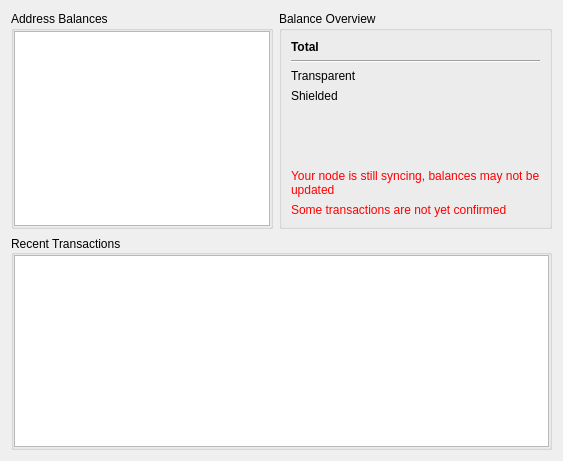
      <widget class="QWidget" name="tab">
       <attribute name="title">
        <string>Overview</string>
       </attribute>
       <layout class="QGridLayout" name="gridLayout_2">
        <item row="0" column="0">
         <layout class="QHBoxLayout" name="horizontalLayout_5">
          <item>
           <widget class="QGroupBox" name="groupBox_2">
            <property name="sizePolicy">
             <sizepolicy hsizetype="Expanding" vsizetype="Preferred">
              <horstretch>0</horstretch>
              <verstretch>0</verstretch>
             </sizepolicy>
            </property>
            <property name="title">
             <string>Address Balances</string>
            </property>
            <layout class="QHBoxLayout" name="horizontalLayout_4">
             <property name="spacing">
              <number>6</number>
             </property>
             <property name="leftMargin">
              <number>0</number>
             </property>
             <property name="topMargin">
              <number>0</number>
             </property>
             <property name="rightMargin">
              <number>0</number>
             </property>
             <property name="bottomMargin">
              <number>0</number>
             </property>
             <item>
              <widget class="QTableView" name="balancesTable">
               <property name="selectionMode">
                <enum>QAbstractItemView::SingleSelection</enum>
               </property>
               <property name="selectionBehavior">
                <enum>QAbstractItemView::SelectRows</enum>
               </property>
               <property name="cornerButtonEnabled">
                <bool>false</bool>
               </property>
               <attribute name="horizontalHeaderShowSortIndicator" stdset="0">
                <bool>false</bool>
               </attribute>
               <attribute name="horizontalHeaderStretchLastSection">
                <bool>true</bool>
               </attribute>
               <attribute name="verticalHeaderVisible">
                <bool>false</bool>
               </attribute>
              </widget>
             </item>
            </layout>
           </widget>
          </item>
         </layout>
        </item>
        <item row="0" column="1">
         <widget class="QGroupBox" name="groupBox">
          <property name="minimumSize">
           <size>
            <width>250</width>
            <height>0</height>
           </size>
          </property>
          <property name="title">
           <string>Balance Overview</string>
          </property>
          <property name="flat">
           <bool>false</bool>
          </property>
          <layout class="QGridLayout" name="gridLayout">
           <item row="0" column="0">
            <layout class="QVBoxLayout" name="verticalLayout">
             <item>
              <layout class="QHBoxLayout" name="horizontalLayout_3">
               <item>
                <widget class="QLabel" name="label_3">
                 <property name="sizePolicy">
                  <sizepolicy hsizetype="Minimum" vsizetype="Preferred">
                   <horstretch>0</horstretch>
                   <verstretch>0</verstretch>
                  </sizepolicy>
                 </property>
                 <property name="font">
                  <font>
                   <weight>75</weight>
                   <bold>true</bold>
                  </font>
                 </property>
                 <property name="text">
                  <string>Total</string>
                 </property>
                </widget>
               </item>
               <item>
                <widget class="QLabel" name="balTotal">
                 <property name="font">
                  <font>
                   <weight>75</weight>
                   <bold>true</bold>
                  </font>
                 </property>
                 <property name="text">
                  <string/>
                 </property>
                 <property name="alignment">
                  <set>Qt::AlignRight|Qt::AlignTrailing|Qt::AlignVCenter</set>
                 </property>
                </widget>
               </item>
              </layout>
             </item>
             <item>
              <widget class="Line" name="line">
               <property name="orientation">
                <enum>Qt::Horizontal</enum>
               </property>
              </widget>
             </item>
             <item>
              <layout class="QHBoxLayout" name="horizontalLayout_2">
               <item>
                <widget class="QLabel" name="label_2">
                 <property name="sizePolicy">
                  <sizepolicy hsizetype="Minimum" vsizetype="Preferred">
                   <horstretch>0</horstretch>
                   <verstretch>0</verstretch>
                  </sizepolicy>
                 </property>
                 <property name="text">
                  <string>Transparent</string>
                 </property>
                </widget>
               </item>
               <item>
                <widget class="QLabel" name="balTransparent">
                 <property name="text">
                  <string/>
                 </property>
                 <property name="alignment">
                  <set>Qt::AlignRight|Qt::AlignTrailing|Qt::AlignVCenter</set>
                 </property>
                </widget>
               </item>
              </layout>
             </item>
             <item>
              <layout class="QHBoxLayout" name="horizontalLayout">
               <item>
                <widget class="QLabel" name="label">
                 <property name="sizePolicy">
                  <sizepolicy hsizetype="Minimum" vsizetype="Preferred">
                   <horstretch>0</horstretch>
                   <verstretch>0</verstretch>
                  </sizepolicy>
                 </property>
                 <property name="text">
                  <string>Shielded</string>
                 </property>
                </widget>
               </item>
               <item>
                <widget class="QLabel" name="balSheilded">
                 <property name="text">
                  <string/>
                 </property>
                 <property name="alignment">
                  <set>Qt::AlignRight|Qt::AlignTrailing|Qt::AlignVCenter</set>
                 </property>
                </widget>
               </item>
              </layout>
             </item>
             <item>
              <layout class="QHBoxLayout" name="horizontalLayout_99">
               <item>
                <widget class="QLabel" name="label_99">
                 <property name="sizePolicy">
                  <sizepolicy hsizetype="Minimum" vsizetype="Preferred">
                   <horstretch>0</horstretch>
                   <verstretch>0</verstretch>
                  </sizepolicy>
                 </property>
                 <property name="font">
                  <font>
                   <weight>75</weight>
                   <bold>true</bold>
                  </font>
                 </property>
                 <property name="text">
                  <string/>
                 </property>
                </widget>
               </item>
               <item>
                <widget class="QLabel" name="balUSDTotal">
                 <property name="font">
                  <font>
                   <weight>75</weight>
                   <bold>true</bold>
                  </font>
                 </property>
                 <property name="text">
                  <string/>
                 </property>
                 <property name="alignment">
                  <set>Qt::AlignRight|Qt::AlignTrailing|Qt::AlignVCenter</set>
                 </property>
                </widget>
               </item>
              </layout>
             </item>
             <item>
              <spacer name="verticalSpacer">
               <property name="orientation">
                <enum>Qt::Vertical</enum>
               </property>
               <property name="sizeHint" stdset="0">
                <size>
                 <width>20</width>
                 <height>40</height>
                </size>
               </property>
              </spacer>
             </item>
             <item>
              <widget class="QLabel" name="lblSyncWarning">
               <property name="styleSheet">
                <string notr="true">color:red;</string>
               </property>
               <property name="text">
                <string>Your node is still syncing, balances may not be updated</string>
               </property>
               <property name="wordWrap">
                <bool>true</bool>
               </property>
              </widget>
             </item>
             <item>
              <widget class="QLabel" name="unconfirmedWarning">
               <property name="sizePolicy">
                <sizepolicy hsizetype="Minimum" vsizetype="Preferred">
                 <horstretch>0</horstretch>
                 <verstretch>0</verstretch>
                </sizepolicy>
               </property>
               <property name="styleSheet">
                <string notr="true">color: red;</string>
               </property>
               <property name="text">
                <string>Some transactions are not yet confirmed</string>
               </property>
              </widget>
             </item>
            </layout>
           </item>
          </layout>
         </widget>
        </item>
        <item row="1" column="0" colspan="2">
         <layout class="QHBoxLayout" name="horizontalLayout_28">
          <item>
           <widget class="QGroupBox" name="horizontalGroupBox_3">
            <property name="title">
             <string>Recent Transactions</string>
            </property>
            <property name="alignment">
             <set>Qt::AlignLeading|Qt::AlignLeft|Qt::AlignVCenter</set>
            </property>
            <layout class="QHBoxLayout" name="horizontalLayout_29">
             <property name="leftMargin">
              <number>0</number>
             </property>
             <property name="topMargin">
              <number>0</number>
             </property>
             <property name="rightMargin">
              <number>0</number>
             </property>
             <property name="bottomMargin">
              <number>0</number>
             </property>
             <item>
              <widget class="QTableView" name="transactionsTable">
               <property name="selectionMode">
                <enum>QAbstractItemView::SingleSelection</enum>
               </property>
               <property name="selectionBehavior">
                <enum>QAbstractItemView::SelectRows</enum>
               </property>
               <property name="cornerButtonEnabled">
                <bool>false</bool>
               </property>
               <attribute name="horizontalHeaderCascadingSectionResizes">
                <bool>false</bool>
               </attribute>
               <attribute name="horizontalHeaderStretchLastSection">
                <bool>true</bool>
               </attribute>
               <attribute name="verticalHeaderVisible">
                <bool>false</bool>
               </attribute>
              </widget>
             </item>
            </layout>
           </widget>
          </item>
         </layout>
        </item>
       </layout>
      </widget>
